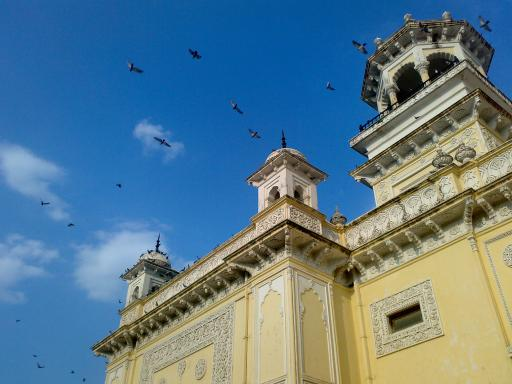
#> input picture img/home_raw.jpg, 512 x 384 px
$ python k-means3.py
#> lines starting #> are read from the running program, lines starting #| are printed output that depends on the picture
import numpy as np
import cv2 as cv
from matplotlib import pyplot as plt

img = cv.imread("../img/home_raw.jpg")
#> img is the input picture: shape (384, 512, 3); mean B, G, R 141.2, 123.9, 91.6
Z = img.reshape((-1, 3))
Z = np.float32(Z)

criteria = (cv.TERM_CRITERIA_EPS+cv.TERM_CRITERIA_MAX_ITER, 10, 1.0)

for i in range(2, 10, 2):
    K = i

    ret, label, center = cv.kmeans(Z, K, None, criteria, 10, cv.KMEANS_RANDOM_CENTERS)

    center = np.uint8(center)
    res = center[label.flatten()]
    res2 = res.reshape((img.shape))
    plt.subplot(2, 2, int(i/2))
    plt.imshow(cv.cvtColor(res2, cv.COLOR_BGR2RGB))
    plt.xticks([]), plt.yticks([])
    plt.title("K = {}".format(K))
#> this loop made 4 passes
#> ret on passes 2 to 4: 262913895.8, 147930723.4, 105798762.1
#> (ret, center) on pass 1: (741781717.4, [[144, 97, 43], [134, 170, 177]])
#> pass 1, `res2 = res.reshape((img.shape))`:
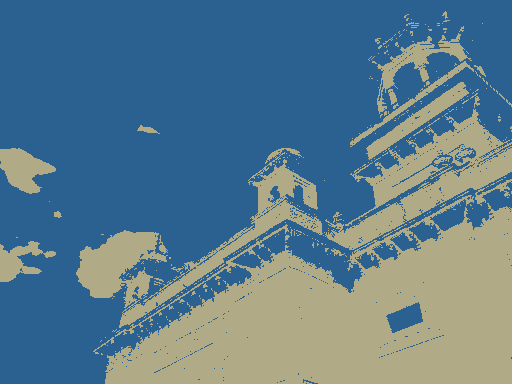
#> res2: shape (384, 512, 3); mean B, G, R 140.4, 123.3, 91.2
#> pass 2, `res2 = res.reshape((img.shape))`:
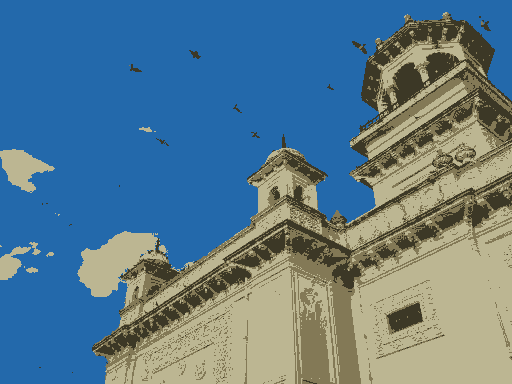
#> res2: shape (384, 512, 3); mean B, G, R 140.8, 123.3, 91.1
#> pass 3, `res2 = res.reshape((img.shape))`:
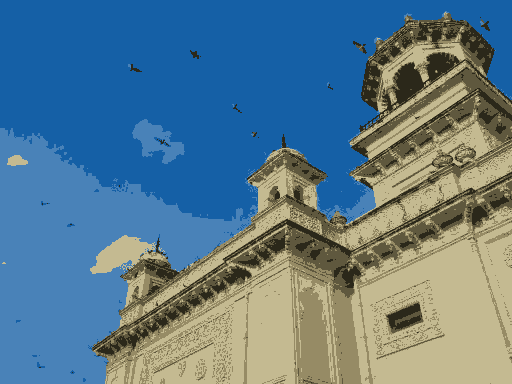
#> res2: shape (384, 512, 3); mean B, G, R 140.7, 123.1, 91
#> after the loop:
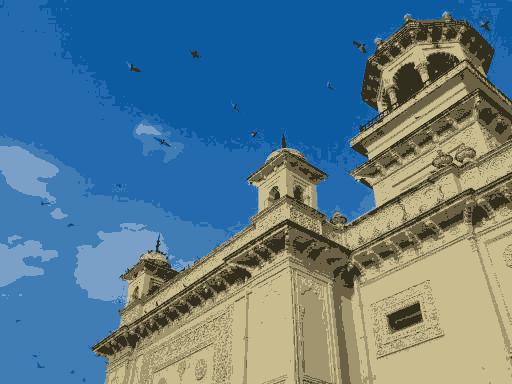
#> res2: shape (384, 512, 3); mean B, G, R 140.7, 123.3, 91.1

plt.show()
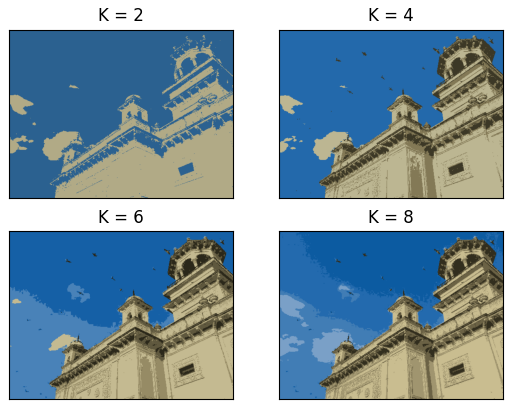
#> figure drawn by matplotlib, 4 panels

$ run again, with img/apple.jpg copied over img/home_raw.jpg
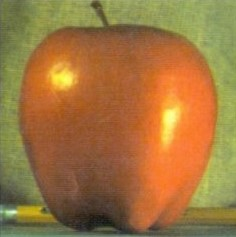
#> input picture img/apple.jpg, 236 x 237 px
#> img is the input picture: shape (237, 236, 3); mean B, G, R 63.3, 117.7, 159.4
#> the loop `for i in range(2, 10, 2):` made 4 passes
#> ret on passes 2 to 4: 47369066, 30795795.3, 22014344.3
#> pass 1, `res2 = res.reshape((img.shape))`:
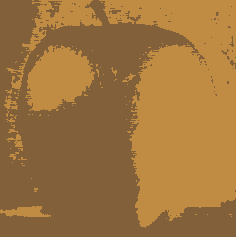
#> res2: shape (237, 236, 3); mean B, G, R 62.7, 117, 158.9
#> `plt.show()`:
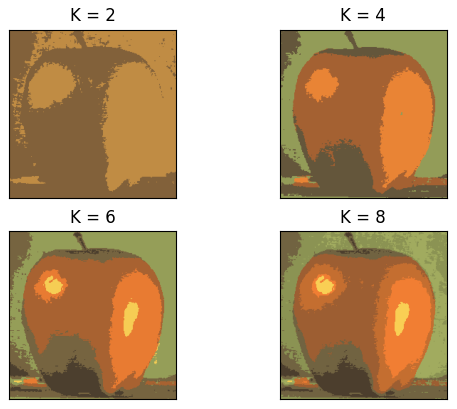
#> figure drawn by matplotlib, 4 panels
